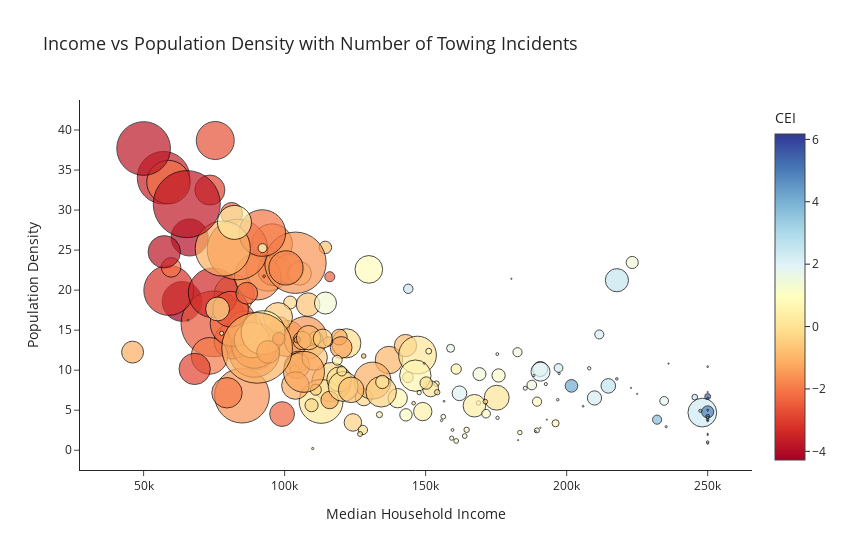

Here is the notebook cell this chart was saved with:
### Code cell
import plotly.express as px
import plotly.graph_objects as go

# Create the bubble plot using Plotly Express
fig = px.scatter(grouped_data, 
    x='median_household_income',
    y='pop_density',
    size='number_of_tows',
    color='cei',
    color_continuous_scale='RdYlBu',
    size_max=50,  # Maximum bubble size
    hover_data={
        'median_household_income': ':,.0f',
        'pop_density': ':,.0f',
        'number_of_tows': True,
        'cei': ':.2f'
    },
    template='simple_white',
    title='Income vs Population Density with Number of Towing Incidents',
    labels={
        'median_household_income': 'Median Household Income',
        'pop_density': 'Population Density',
        'number_of_tows': 'Number of Tows',
        'cei': 'Community Equity Index'
    }
)

# Update layout for better visualization
fig.update_layout(
    plot_bgcolor='white',
    width=850,
    height=550,
    coloraxis_colorbar_title='CEI',
    title_font_size=18
)

fig.update_traces(marker=dict(line=dict(color='black', width=1)))

# Show the plot
fig.show()

# Save as HTML file for interactive viewing
fig.write_html("towing_bubble_plot.html")

### Figure 1 — Plotly figure (JSON) as saved in the notebook; plotly's stock layout.template omitted (floating-point values rounded to 4 significant figures; data arrays with more than 128 entries replaced by an {"elided": "..."} marker saying what was removed)
{"data": [{"customdata": {"elided": "187x2 float values"}, "hovertemplate": "Median Household Income=%{x:,.0f}<br>Population Density=%{y:,.0f}<br>Number of Tows=%{customdata[0]}<br>Community Equity Index=%{marker.color:.2f}<extra></extra>", "legendgroup": "", "marker": {"color": {"elided": "187 float values"}, "coloraxis": "coloraxis", "line": {"color": "black", "width": 1}, "size": {"elided": "187 int values"}, "sizemode": "area", "sizeref": 1.221, "symbol": "circle"}, "mode": "markers", "name": "", "orientation": "v", "showlegend": false, "type": "scatter", "x": {"elided": "187 int values"}, "xaxis": "x", "y": {"elided": "187 float values"}, "yaxis": "y"}], "layout": {"coloraxis": {"colorbar": {"title": {"text": "CEI"}}, "colorscale": [[0, "rgb(165,0,38)"], [0.1, "rgb(215,48,39)"], [0.2, "rgb(244,109,67)"], [0.3, "rgb(253,174,97)"], [0.4, "rgb(254,224,144)"], [0.5, "rgb(255,255,191)"], [0.6, "rgb(224,243,248)"], [0.7, "rgb(171,217,233)"], [0.8, "rgb(116,173,209)"], [0.9, "rgb(69,117,180)"], [1, "rgb(49,54,149)"]]}, "height": 550, "legend": {"itemsizing": "constant", "tracegroupgap": 0}, "plot_bgcolor": "white", "title": {"font": {"size": 18}, "text": "Income vs Population Density with Number of Towing Incidents"}, "width": 850, "xaxis": {"anchor": "y", "domain": [0, 1], "title": {"text": "Median Household Income"}}, "yaxis": {"anchor": "x", "domain": [0, 1], "title": {"text": "Population Density"}}}}
